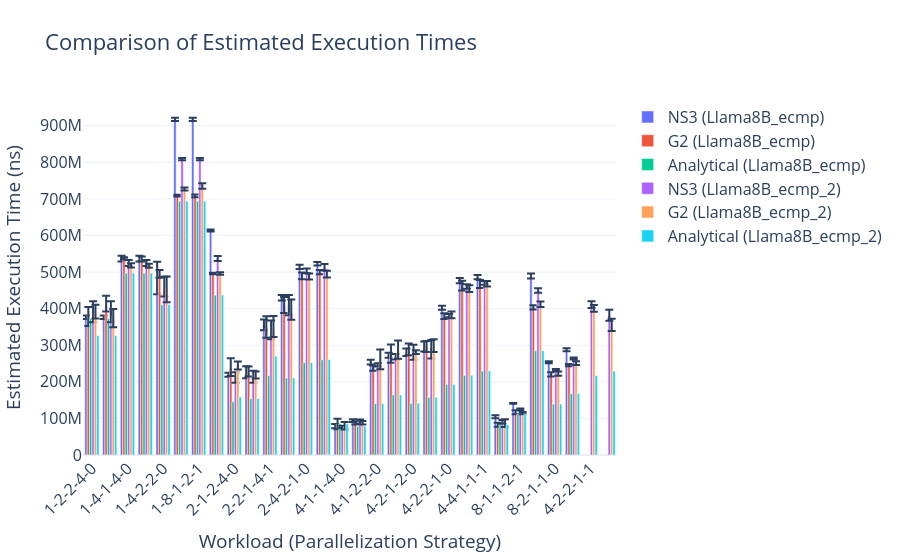

The code cell stored with this chart in its notebook:
### Markdown cell above
### 5. Compare Estimated Execution Times Across Workloads

This plot shows the absolute estimated execution times for each parallelization strategy, grouped by the workload group. This allows for a direct comparison of performance between `Llama8B_ecmp` and `Llama8B_ecmp_2`.

### Code cell
if 'df_combined' in locals() and not df_combined.empty:
    fig = go.Figure()

    for i, workload_group in enumerate(df_combined['workload_group'].unique()):
        df_group = df_combined[df_combined['workload_group'] == workload_group]
        
        # NS3
        fig.add_trace(go.Bar(
            name=f'NS3 ({workload_group})',
            x=df_group['short_workload'],
            y=df_group['NS3_Est_Exec_Time_ns'],
            error_y=dict(
                type='data',
                symmetric=False,
                array=df_group['NS3_Est_Exec_Time_ns_max'] - df_group['NS3_Est_Exec_Time_ns'],
                arrayminus=df_group['NS3_Est_Exec_Time_ns'] - df_group['NS3_Est_Exec_Time_ns_min']
            )
        ))
        # G2
        fig.add_trace(go.Bar(
            name=f'G2 ({workload_group})',
            x=df_group['short_workload'],
            y=df_group['G2_Est_Exec_Time_ns'],
            error_y=dict(
                type='data',
                symmetric=False,
                array=df_group['G2_Est_Exec_Time_ns_max'] - df_group['G2_Est_Exec_Time_ns'],
                arrayminus=df_group['G2_Est_Exec_Time_ns'] - df_group['G2_Est_Exec_Time_ns_min']
            )
        ))
        # Analytical
        fig.add_trace(go.Bar(
            name=f'Analytical ({workload_group})',
            x=df_group['short_workload'],
            y=df_group['Analytical_Est_Exec_Time_ns']
        ))

    fig.update_layout(
        title='Comparison of Estimated Execution Times',
        xaxis_title='Workload (Parallelization Strategy)',
        yaxis_title='Estimated Execution Time (ns)',
        barmode='group',
        xaxis_tickangle=-45,
        template='plotly_white',
        font=dict(size=16)
    )
    fig.show()
else:
    print("Combined DataFrame not available for plotting.")
